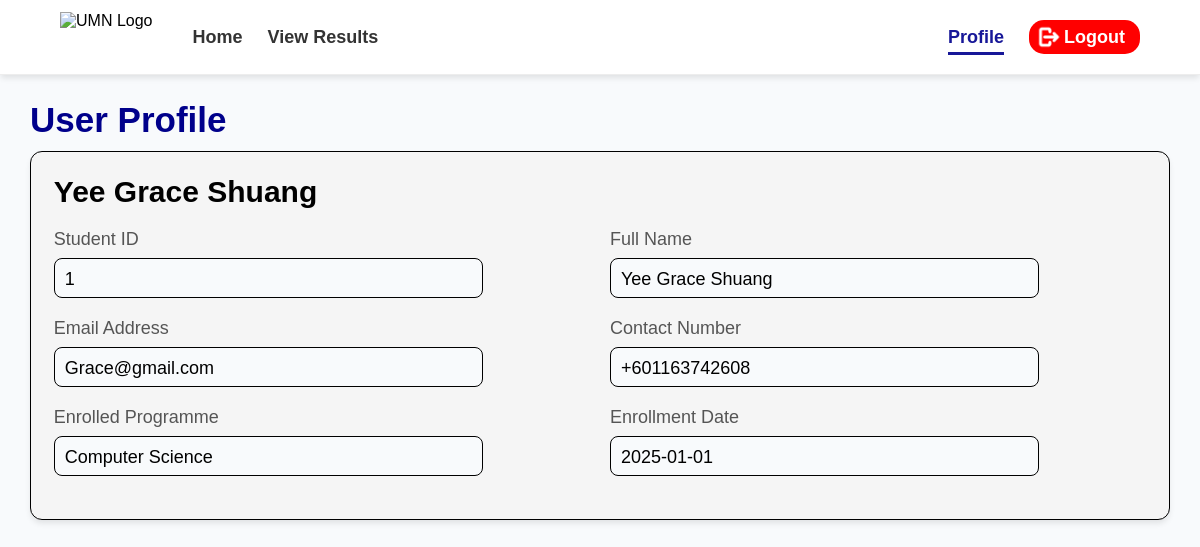
The page /Student/Student_Profile.php (signed in) on the database its author committed.
### tables this page shows
CREATE TABLE `student` (
  `Student_ID` int(11) NOT NULL,
  `Prog_Code` varchar(5) DEFAULT NULL,
  `User_ID` int(11) NOT NULL,
  `Full_Name` varchar(60) NOT NULL,
  `Contact_No` varchar(25) NOT NULL,
  `Enroll_Date` date NOT NULL,
  `Email_Addr` varchar(50) NOT NULL,
  `Gender` enum('Male','Female') NOT NULL
);

CREATE TABLE `programme` (
  `Prog_Code` varchar(5) NOT NULL,
  `Programme_Name` varchar(50) NOT NULL
);

### Student/Get_Student_Profile.php (called while the page is built, shortened)
<?php
require_once '../global.php';
$user_id = $_SESSION['User_ID'];
$query = "SELECT s.*, p.Programme_Name
          FROM student s
          JOIN programme p ON s.Prog_Code = p.Prog_Code
          WHERE s.User_ID = ?";
$stmt = $conn->prepare($query);
$stmt->bind_param("i", $user_id);
$stmt->execute();
$result = $stmt->get_result();
if ($result->num_rows === 1) {
    $profile = $result->fetch_assoc();
} else {
    die("Error! Profile not found!");
}
?>

### Student/Student_Profile.php (the view, shortened to what this page needs)
<?php require_once 'Get_Student_Profile.php'; ?>
<!DOCTYPE html>
<html lang="en">
<head>
    <link rel="stylesheet" href="../Global.css">
    <link rel="stylesheet" href="../Profile_Page.css">
</head>
<body>
<header>
    <nav class="navbar">
        <div class="nav-left">
            <img src="../Assets/UNMLogo.png" alt="UMN Logo" class="nav-logo">
            <ul class="nav-links">
                <li><a href="Student_Page.php">Home</a></li>
                <li><a href="../Result_Viewing.php">View Results</a></li>
            </ul>
        </div>
        <div class="nav-right">
            <ul class="nav-links">
                <li><a href="Student_Profile.php" class="active">Profile</a></li>
                <a href="../Logout.php" class="logout-text"><button type="button" class="logoutbtn"><img src="../Assets/Logout.png" class="logoutIcon">Logout</button></a>
            </ul>
        </div>
    </nav>
</header>
<main>
    <h1 id="title">User Profile</h1>
    <div class="infoContainer">
        <h2 class="profile-name"><?= htmlspecialchars($profile['Full_Name']) ?></h2>
        <div class="form-grid">
            <div class="detail-group">
                <span class="detail-label">Student ID</span>
                <div class="detail-value"><?= htmlspecialchars($profile['Student_ID']) ?></div>
            </div>
            <div class="detail-group">
                <span class="detail-label">Full Name</span>
                <div class="detail-value"><?= htmlspecialchars($profile['Full_Name']) ?></div>
            </div>
            <div class="detail-group">
                <span class="detail-label">Email Address</span>
                <div class="detail-value"><?= htmlspecialchars($profile['Email_Addr']) ?></div>
            </div>
            <div class="detail-group">
                <span class="detail-label">Contact Number</span>
                <div class="detail-value"><?= htmlspecialchars($profile['Contact_No']) ?></div>
            </div>
            <div class="detail-group">
                <span class="detail-label">Enrolled Programme</span>
                <div class="detail-value"><?= htmlspecialchars($profile['Programme_Name']) ?></div>
            </div>
            <div class="detail-group">
                <span class="detail-label">Enrollment Date</span>
                <div class="detail-value"><?= htmlspecialchars($profile['Enroll_Date']) ?></div>
            </div>
        </div>
    </div>
</main>
</body>
</html>

### Global.css (style rules this page uses)
* { box-sizing: border-box; }
input, button, select, textarea, datalist { font-family: inherit; }
.navbar { background-color: white; padding: 12px 5%; box-shadow: 0 4px 6px -1px rgba(0, 0, 0, 0.1); border-bottom: 1px solid rgb(237, 237, 237); position: fixed; top: 0; left: 0; width: 100%; z-index: 1000; display: flex; justify-content: space-between; align-items: center; }
.nav-left { display: flex; align-items: center; gap: 40px; }
.nav-logo { height: 50px; width: auto; }
.nav-links { display: flex; align-items: center; list-style: none; display: flex; gap: 25px; margin: 0; padding: 0; }
.nav-links li a { text-decoration: none; color: #333; font-size: 18px; font-weight: bold; padding-bottom: 5px; }
.nav-links li a.active { text-decoration: none; color: rgb(23, 23, 152); border-bottom: 3px solid rgb(23, 23, 152); }
.nav-right a.logout-text { text-decoration: none; color: #d9534f; font-size: 18px; font-weight: bold; }
body { background-color: #f8fafc; width: 95%; max-width: 1400px; margin: 100px auto; font-family: Arial, Helvetica, sans-serif; }
#title { font-size: 35px; color: darkblue; margin-bottom: 1%; }
.infoContainer { color: #444; padding: 2%; background: whitesmoke; border-radius: 12px; box-shadow: 0 4px 6px -1px rgba(0, 0, 0, 0.1); border: 1px solid black; margin-bottom: 2%; }
.form-grid { display: grid; grid-template-columns: repeat(2, 1fr); gap: 20px; margin-bottom: 20px; }
.logoutIcon { width: 30px; height: 30px; margin-left: 0; filter: brightness(0) invert(1); }
.logoutbtn { display: flex; align-items: center; background-color: red; color: white; border: 1px transparent; border-radius: 15px; font-weight: bold; font-size: 18px; padding-top: 2px; padding-bottom: 2px; padding-left: 5px; padding-right: 15px; transition: transform 0.2s ease, box-shadow 0.2s ease; }

### Profile_Page.css (style rules this page uses)
.profile-name { color: black; font-weight: bold; font-size: 30px; margin-top: 0; margin-bottom: 20px; }
.detail-group { display: flex; flex-direction: column; }
.detail-label { font-size: 18px; color: #555; margin-bottom: 8px; }
.detail-value { height: 40px; font-size: 18px; color: #000; padding: 10px 10px; background-color: #f8fafc; border: 1px solid black; border-radius: 8px; width: 80%; }

### rows shown on the page
student: Full_Name "Yee Grace Shuang", Student_ID "1", Email_Addr "Grace@gmail.com", Contact_No "+601163742608", Prog_Code.Programme_Name "Computer Science", Enroll_Date "2025-01-01"
